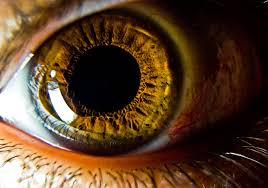
#> input picture IrisTestImages/iris1.jpg, 268 x 188 px, given in place of iris4.bmp, which was not available
$ jupyter execute --allow-errors Untitled.ipynb
#> lines starting #> are read from the running program, lines starting #| are printed output that depends on the picture; after the words box and inside, x2 and y2 are one past the last pixel; in counts of white or black regions, pixels touching at a corner belong together; pictures that were not available may be replaced by others from this repository, and a replacement may not be noted
#> further down, image is the input picture: shape (188, 268, 3); mean R, G, B 90.8, 64.6, 42
[cell 1]
import numpy as np
import cv2
import matplotlib.pyplot as plt
import matplotlib.image as mpimg
import scipy.ndimage as nd
import time

[cell 2]
'''Searches for two extreme points in a circumference in a given coordinate x or y.
Returns the opposite coordinates of the two ends of the a chord parallel to the given axis'''

def borderPoints(image, theresold, coord, axis = 'y', border = 30, epsilon = 5):
    # image -> np.array, represents the border image
    # theresold -> float [0, 255], represents the theresold value to consider
    # coord -> integer, represents the row/column to navigate with
    # axis -> str, represents the axis to navigate with

    points = []
    startPoint = None
    endPoint = None

    if axis == 'y':
        img = image[:, coord]
    else:
        img = image[coord, :]
    print(img)


    for i in range(border, img.size - border):
        print(img[i])
        if img[i] > theresold:
            startPoint = i
            break

    for j in range(img.size - border, border, -1):
        if img[j] > theresold:
            endPoint = j
            break

    return (startPoint, endPoint)

[cell 3]
'''Returns the center coordinates of a circumference.'''

def centerDetect(image, theresold = 100, searchExactPoint = None, axis = 'x', found = False, searchLimit = 10):

    if searchExactPoint is None:
        size = (image.shape[1] if axis == 'y' else image.shape[0])
    else:
        startPoint, endPoint = borderPoints(image, theresold, searchExactPoint, axis)
        radii = (endPoint - startPoint)//2
        center = startPoint + radii
        return (center, radii, startPoint is not None, (startPoint, endPoint, searchExactPoint))

    # Buscar un punto de referencia en el borde de la circunferencia
    if not found:
        for i in range(2, searchLimit):
            step = size//i
            for j in range(1, i):
                other = step*j
                print('Searching coord {0}/{1}'.format(other, size))
                startPoint, endPoint = borderPoints(image, theresold, other, axis)
                if startPoint is not None:
                    found = True
                    break

    radii = (endPoint - startPoint)//2
    center = startPoint + radii
    return (center, radii, found, (startPoint, endPoint, other))

[cell 4]
'''Applies the canny detector and center detect to find the iris center and radii.'''

def pupilDetector(img, theresold = 50):
    # img -> scipy.ndimage.ndarray, full color or grayscale image

#> called with theresold = 50
    startTime = time.time()

    grayImage = cv2.cvtColor(img, cv2.COLOR_RGB2GRAY)
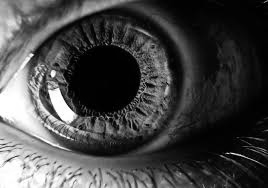
#> grayImage: shape (188, 268); min 0, max 255, mean 69.8

    thresh, BinaryImage = cv2.threshold(grayImage, theresold, 255, cv2.THRESH_BINARY)
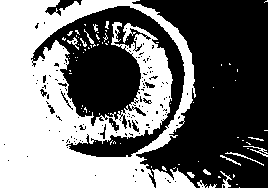
#> BinaryImage: shape (188, 268); 45.3% white; 83 white regions (68 under 20 px), largest, box (x1, y1, x2, y2) and area: (0, 0, 196, 188) 21542, (152, 168, 196, 188) 552, (243, 146, 268, 157) 69
#> thresh = 50

    blur = cv2.GaussianBlur(BinaryImage,(5,5), 0) #Gaussian Smoothing, kernel 5x5, standard deviation (x, y) 0
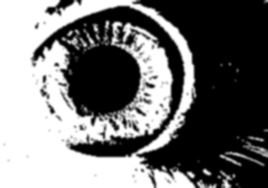
#> blur: shape (188, 268); min 0, max 255, mean 115.6

    canny = cv2.Canny(blur, 400, 500) #Algoritmo de Canny para la deteccion de bordes, theresold (Hi/Lo) 100/200
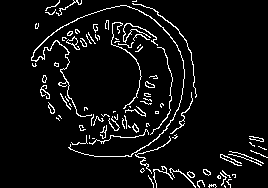
#> canny: shape (188, 268); 5.9% white in thin lines or dots, all inside (x1, y1, x2, y2) = (31, 0, 268, 188)

    center_y, r, f, y_points = centerDetect(canny)
#> the loop in centerDetect, `for i in range(2, searchLimit):` made 8 passes
#> (printed output is left out)
#> center_y = 120; r = 46; f = True; y_points = (74, 167, 20)
    detectedY = np.copy(canny)
    cv2.circle(detectedY, (y_points[2], y_points[0]), 3, (255, 255, 255), 3)
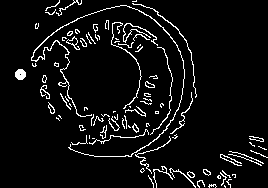
#> detectedY: shape (188, 268); 6.1% white in thin lines or dots
    cv2.circle(detectedY, (y_points[2], y_points[1]), 3, (255, 255, 255), 3)
    cv2.line(detectedY, (y_points[2], 0), (y_points[2], img.shape[0]), (255, 255, 255), 2)
    cv2.line(detectedY, (0, center_y), (img.shape[1], center_y), (255, 255, 255), 2)
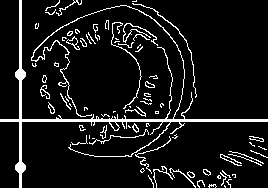
#> detectedY: shape (188, 268); 8.8% white in thin lines or dots

    center_x, radii, f, x_points = centerDetect(canny, searchExactPoint = center_y, axis = 'x')
#> center_x = 121; radii = 62; x_points = (59, 183, 120)
    detectedX = np.copy(canny)
    cv2.circle(detectedX, (x_points[0], x_points[2]), 3, (255, 255, 255), 3)
    cv2.circle(detectedX, (x_points[1], x_points[2]), 3, (255, 255, 255), 3)
    cv2.line(detectedX, (0, x_points[2]), (img.shape[1], x_points[2]), (255, 255, 255), 2)
    cv2.line(detectedX, (center_x, x_points[2]+radii+10), (center_x, x_points[2]-radii-10), (255, 255, 255), 2)
#> detectedX: shape (188, 268); 8.4% white in thin lines or dots

    pupil = np.copy(canny)
    cv2.circle(pupil, (center_x, center_y), radii, (255, 255, 255), 3)
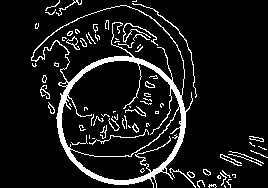
#> pupil: shape (188, 268); 9.6% white; 77 white regions (46 under 20 px), largest, box (x1, y1, x2, y2) and area: (31, 5, 193, 188) 3052, (132, 3, 197, 98) 151, (123, 23, 158, 46) 129
    cv2.line(pupil, (center_x+radii//3, x_points[2]), (center_x-radii//3, x_points[2]), (255, 255, 255), 2)
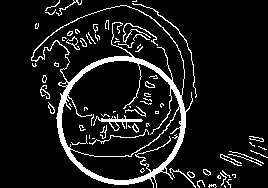
#> pupil: shape (188, 268); 9.8% white; 73 white regions (43 under 20 px), largest, box (x1, y1, x2, y2) and area: (31, 5, 193, 188) 3052, (93, 114, 143, 131) 206, (132, 3, 197, 98) 151
    cv2.line(pupil, (center_x, x_points[2]+radii//3), (center_x, x_points[2]-radii//3), (255, 255, 255), 2)
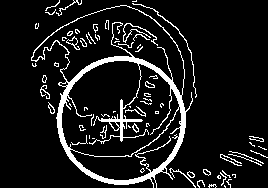
#> pupil: shape (188, 268); 10% white; 71 white regions (43 under 20 px), largest, box (x1, y1, x2, y2) and area: (31, 5, 193, 188) 3450, (132, 3, 197, 98) 151, (123, 23, 158, 46) 129

    detectedPupil = np.copy(img)
    cv2.circle(detectedPupil, (center_x, center_y), radii, (255, 255, 255), 3)
    cv2.line(detectedPupil, (center_x+radii//3, x_points[2]), (center_x-radii//3, x_points[2]), (255, 255, 255), 2)
    cv2.line(detectedPupil, (center_x, x_points[2]+radii//3), (center_x, x_points[2]-radii//3), (255, 255, 255), 2)
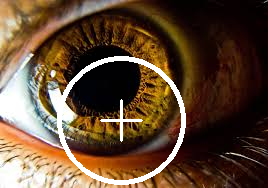
#> detectedPupil: shape (188, 268, 3); mean R, G, B 97.3, 72.6, 51.6

    pupil_coords, pupil_radii = (center_x, center_y), radii
#> pupil_coords = (121, 120); pupil_radii = 62
#> `img, grayImage, BinaryImage, blur, canny, detectedY, detectedX, pupil,..`: pupil_coords = (121, 120); pupil_radii = 62

    print("Time (ms): {}".format((time.time()-startTime)*1000))

    return img, grayImage, BinaryImage, blur, canny, detectedY, detectedX, pupil, detectedPupil, pupil_coords, pupil_radii

[cell 5]
'''Given a pupil, detects the iris using the integrodifferential operator and LBF + Ransac.'''

def irisDetector(img, pupil_coords, pupil_radii, margin = 5, min_iris_size = 30,
                 angle = np.pi/6, rad_margin = 5, experimental = False):
    # image -> np.array, represents the grayscale image
    # pupil_coords -> integer tuple, pupil raw center
    # pupil_radii -> integer, pupil raw radii
    # margin -> integer, search box size around the raw center
    # min_iris_size -> integer, minimum distance between iris and pupil radii
    # angle -> float, max = pi/2

#> called with pupil_coords = (121, 120), pupil_radii = 62, margin = 5, min_iris_size = 30, angle = 0.524, rad_margin = 5, experimental = False
    if angle > np.pi/2:
        raise Exception('Angle limit exceeded: Angle value should be in (0, pi/2])')

    startTime = time.time()

    x_max, y_max = img.shape
#> x_max = 188; y_max = 268
    maxRadii = min(pupil_coords[0], x_max - pupil_coords[1],
                   pupil_coords[1], y_max - pupil_coords[0]) - margin
#> maxRadii = 63

    buffer, X, Y, R = 0, 0, 0, 0

    arr = np.zeros((2*margin + 1, 2*margin + 1, maxRadii - pupil_radii - min_iris_size), np.int8)

    #Crea un arreglo con los valores medios de cada circunferencia#
    for r in range(pupil_radii + min_iris_size, maxRadii): #Iris DEBE caber en el cuadro
        y_range = int(r*np.sin(angle)) #Limites (max/min) del borde del iris en y
        r_max = r
        for i in range(pupil_coords[1] - margin, pupil_coords[1] + margin):
            for j in range(pupil_coords[0] - margin, pupil_coords[0] + margin):
                suma, cnt = 0, 0
                for y in range(-y_range, y_range):
                    x = int(np.sqrt(r**2 - y**2))
                    suma += img[x + i, y + j] + img[i - x, y + j]
                    cnt += 2
                arr[i - pupil_coords[1] + margin, j - pupil_coords[0] + margin, r - pupil_radii - min_iris_size] = suma/cnt

    argmax = np.zeros((arr.shape[2], 2))
    maxVal = np.zeros(arr.shape[2])

    #Agrega a arreglo argmax las diferencias radiales entre pixeles.#
    for r in range(arr.shape[2]):
        #Consideramos un margen de rad_margin de ancho radial, por lo que hacemos padding equivalente
        val = 0
        #Experimental suma los cambios entre pixeles radiales de paso 1
        if experimental:
            for rad in range(r - rad_margin, r + rad_margin + 1):
                if rad < 0 or rad > arr.shape[2] - 1:
                    val += np.zeros(arr[:,:,r].shape, dtype = 'int8')
                else:
                    val += arr[:,:,rad] - arr[:,:,rad - 1]
        #No experimental ve cambios radiales simetricos a r
        else:
            for i in range(rad_margin + 1):
                if r - i < 0 or r + i > arr.shape[2] - 1:
                    val += np.zeros(arr[:,:,r].shape, dtype = 'int8')
                else:
                    val += arr[:,:,r + i] - arr[:,:,r - i]
        arr_r = val
        argPos = np.argmax(arr_r)
        argmax[r] = (argPos//arr_r.shape[0], int(argPos%arr_r.shape[0])) #Rescato x e y con mayor cambio
        maxVal[r] = arr_r[int(argmax[r][0]), int(argmax[r][1])] #Almaceno el valor maximo, ubicado en x, y

    absoluteMax = np.argmax(maxVal)
    x_pos, y_pos = tuple(argmax[absoluteMax])

    print("Time (s): {}".format(time.time()-startTime))

    return (int(x_pos) + pupil_coords[0] - margin,
            int(y_pos) + pupil_coords[1] - margin,
            absoluteMax + pupil_radii + min_iris_size)

[cell 6]
path = '/media/dela/1TB/A Universidad/Electrica/VIII Sem/Procesamiento Digital de Imagenes/IrisRec/IrisRecognition/IrisTestImages/'
imageList = ['iris4.bmp', 'iris5.bmp', 'iris6.bmp', 'iris7.bmp',
             'iris8.bmp', 'iris9.bmp', 'iris10.bmp', 'iris11.bmp']

fig=plt.figure(figsize=(15, 15))

x = 1
y = 0
#> (the rest of this cell did not finish here and is left out)
